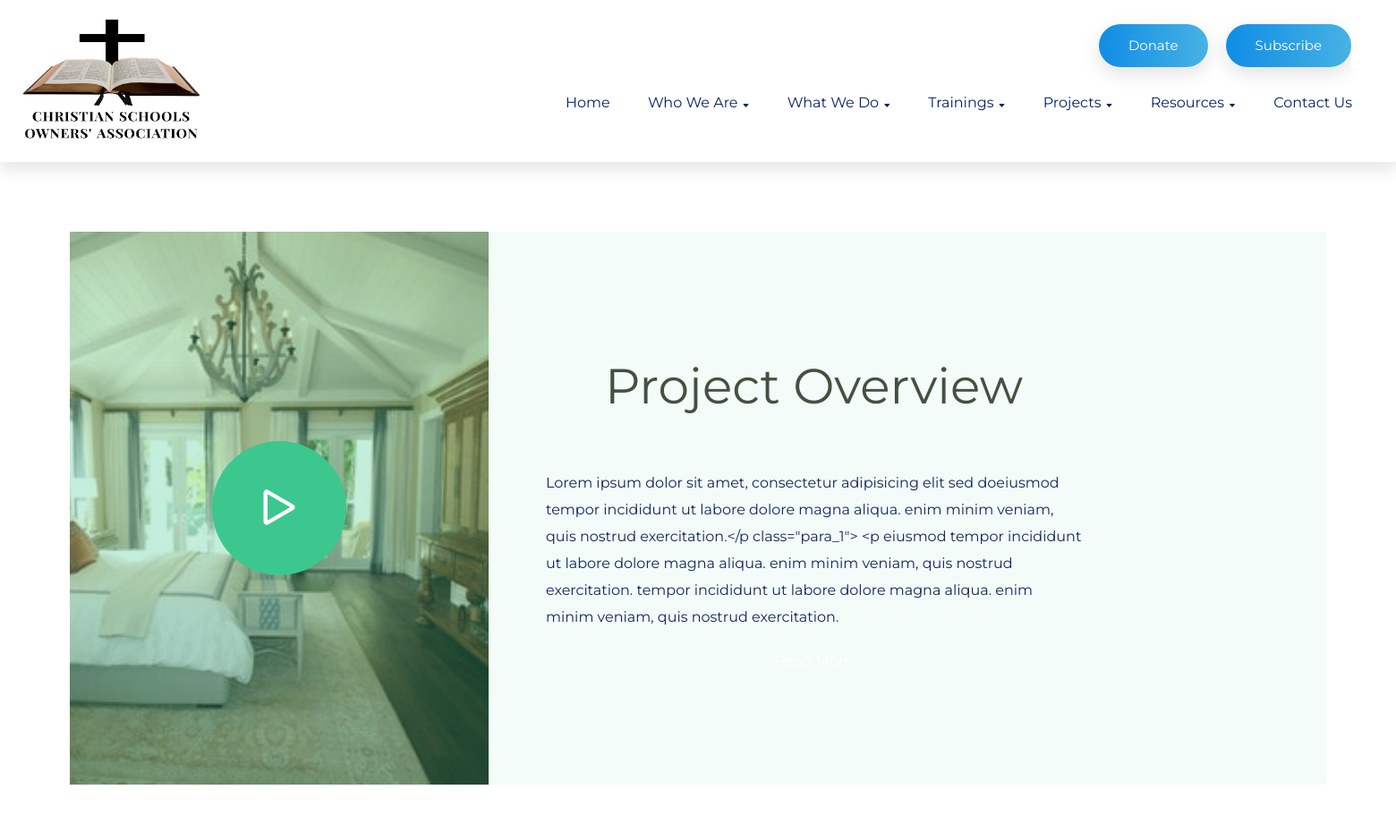
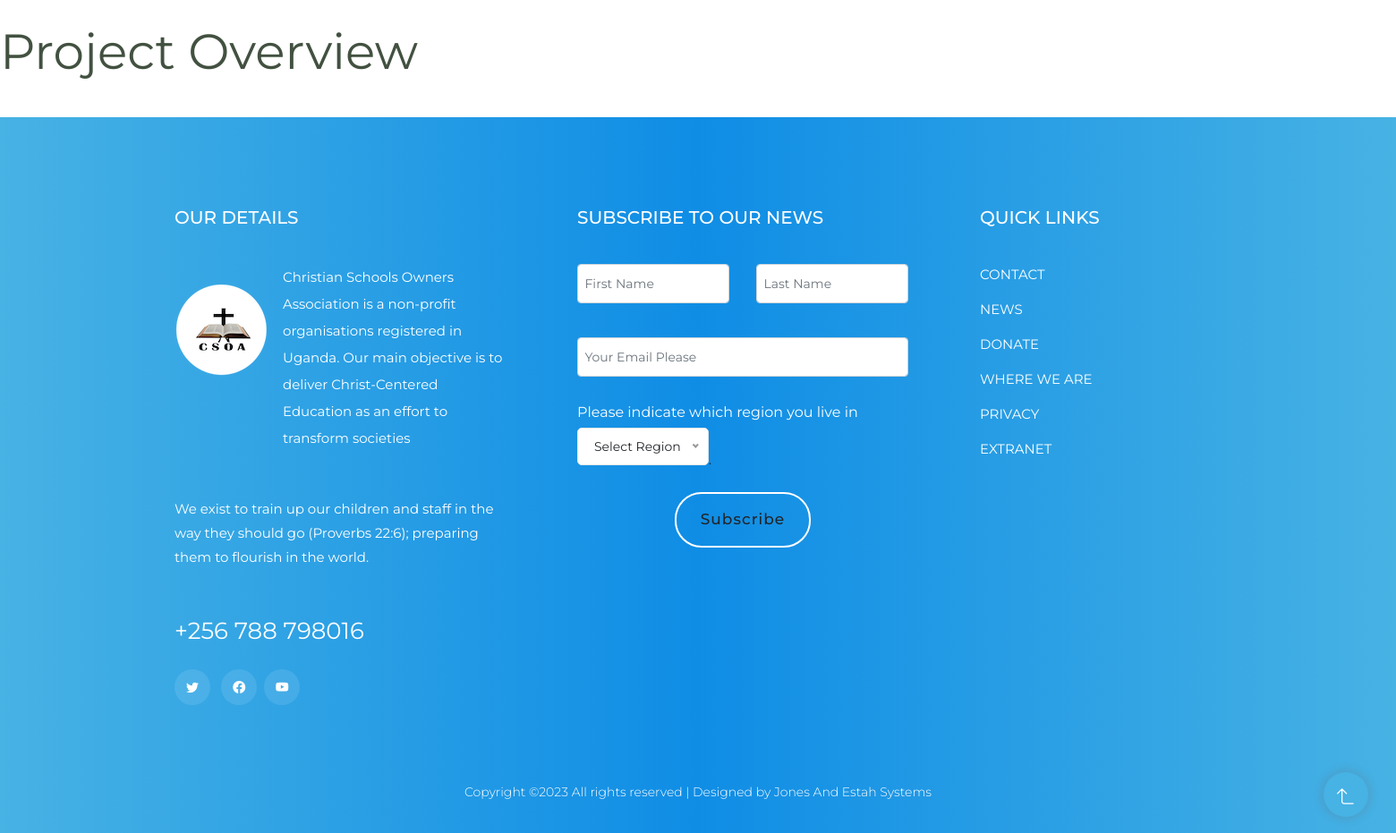
/projects/, run on the app's committed database (2 pictures, top to bottom).
### project/models.py (models this page shows, shortened)
class ProjectOverView(models.Model):
    video = models.CharField(max_length=500)
    title = models.CharField(max_length=100)
    description = models.TextField()
    btn_text = models.CharField(max_length=50)
    isActive = models.BooleanField(default=False)
    image = models.ImageField(upload_to="img/overview", default="img/placeholder.jpeg")
    class Meta:
        verbose_name = _("ProjectOverView")
        verbose_name_plural = _("ProjectOverView")

### project/views.py (the view)
# urls.py: path('', views.overview, name='overview'),
def overview(request):
    text = models.MovingText.objects.all()
    word = models.MovingWord.objects.all()
    project = ProjectOverView.objects.filter(isActive=True)
    return render(request, 'projects_overview.html', {"moving": text, "movingword": word, "project": project.first()})

### csoa/templatetags/my_extras.py (called while the page is built)
@register.filter
def slide_text(words, text):
    filtered = words.filter(movingText=text)
    return list(filtered)

### project/templates/projects_overview.html (shortened to what this page needs)
{% extends 'index.html' %}
{% block content %}
    <div class="latest_activites_area" style="margin:5vw;">
        <div class="container">
            <div class="row justify-content-end">
                <div class="col-md-4 video_activite  d-flex align-items-center justify-content-center" style="background-image: url({{ project.image.url }});background-repeat: no-repeat;background-position: center center;background-size: cover;">
                    <a class="popup-video" href="{{ project.video }}">
                        <i class="bi bi-play"></i>
                    </a>
                </div>
                <div class="col-md-8">
                    <div class="activites_info d-flex" style="flex-direction:column;align-items: center;padding-left:15px;">
                        <div class="section-tittle">
                            <h2>{{ project.title }}</h2>
                        </div>
                        <p class="para_1">{{ project.description }}</p>
                        <a href="#" data-scroll-nav='1' class="boxed-btn4">{{ project.btn_text }}</a>
                    </div>
                </div>
            </div>
        </div>
    </div>
<section id="examination">
    <div>
        <div class="section-tittle">
            <h2>{{ project.title }}</h2>
        </div>
    </div>
</section>
{% endblock %}

### project/templates/projects_overview.html (style rules this page uses)
.latest_activites_area { background: rgba(60, 199, 143, 0.06); position: relative; }
.latest_activites_area .video_activite { position: absolute; top: 0; left: 0; width: 40%; bottom: 0; }
.latest_activites_area .video_activite a { font-size: 70px; color: #fff; position: relative; z-index: 12; width: 150px; height: 150px; background: #3CC78F; text-align: center; line-height: 150px; -webkit-border-radius: 50%; -moz-border-radius: 50%; border-radius: 50%; }
.latest_activites_area .video_activite::before { position: absolute; left: 0; top: 0; height: 100%; width: 100%; background: #3CC78F; opacity: .3; content: ''; }
.latest_activites_area .activites_info { padding-right: 156px; padding-top: 140px; padding-bottom: 126px; }
.latest_activites_area .activites_info p.para_1 { margin-bottom: 22px; margin-top: 20px; }

### data on the page
ProjectOverView: image (placeholder picture), title "Project Overview", description "Lorem ipsum dolor sit amet, consectetur adipisicing elit sed doeiusmod tempor incididunt ut labore dolore magna aliqua. enim minim veniam, quis nostrud exercitation.</p class=\"para_1\"> <p eiusmod tempor incididunt ut labore dolore magna aliqua. enim minim veniam, quis nostrud exercitation. tempor incididunt ut labore dolore magna aliqua. enim minim veniam, quis nostrud exercitation."
